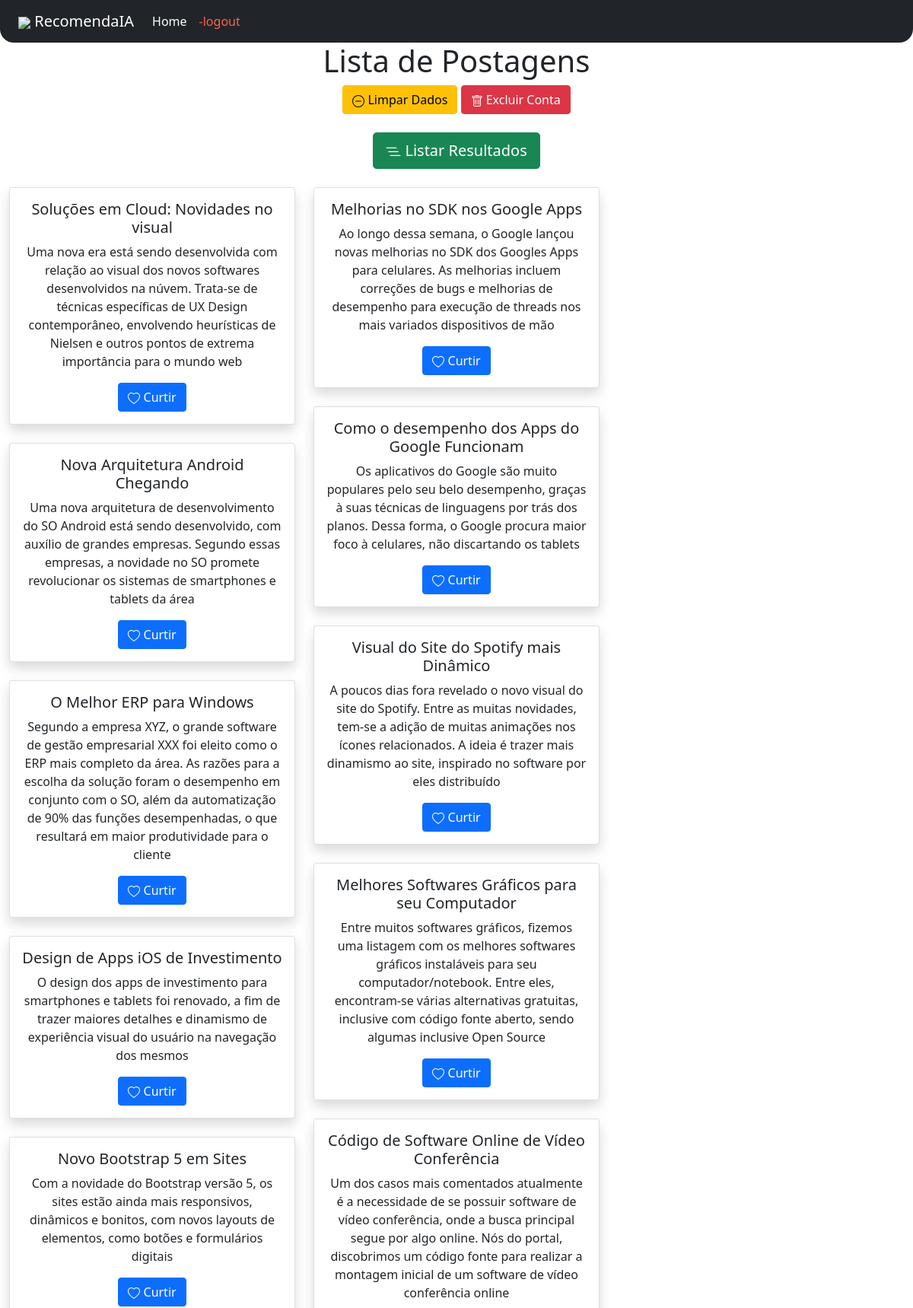
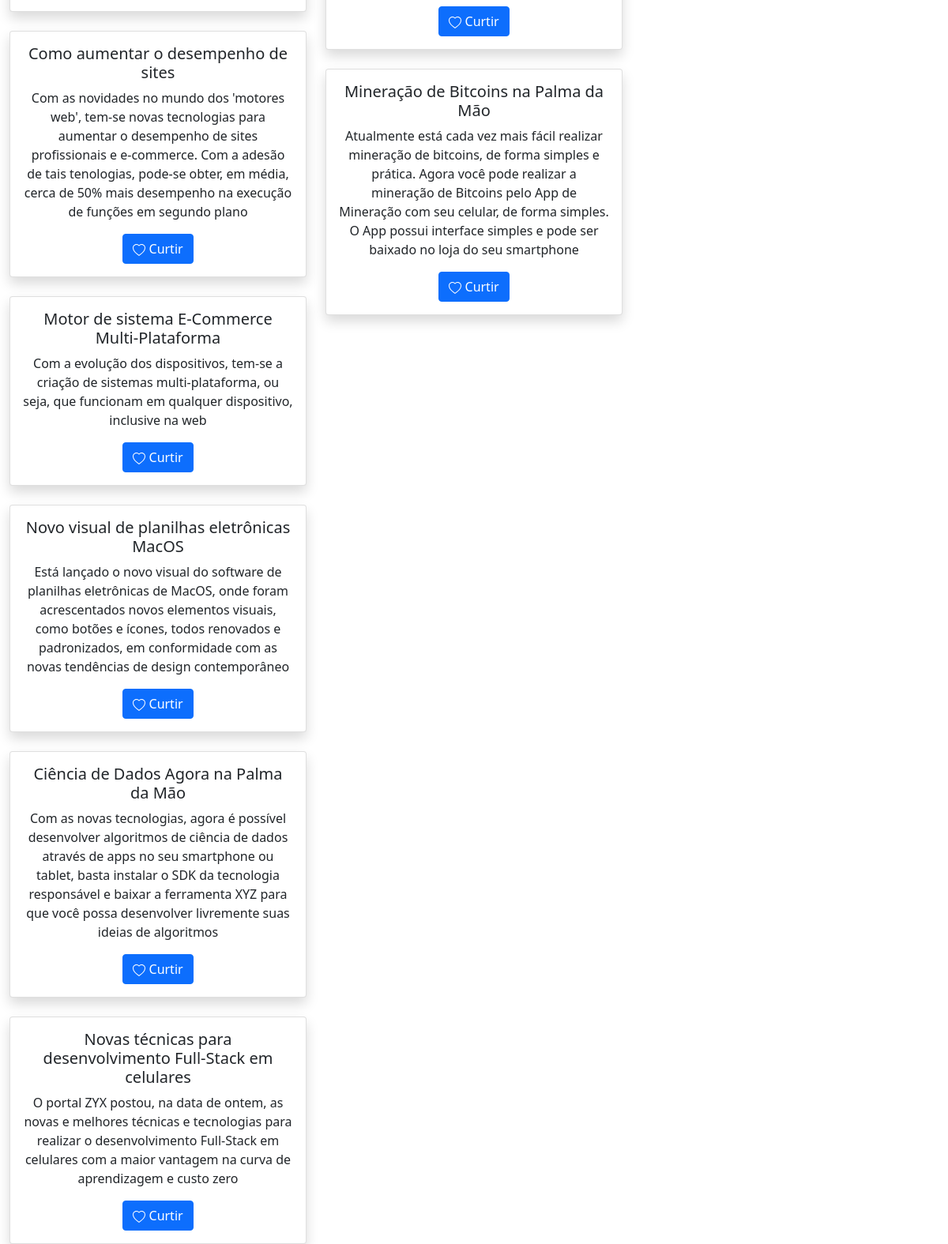
Before: /painel.php with the older database file (2 pictures, top to bottom).
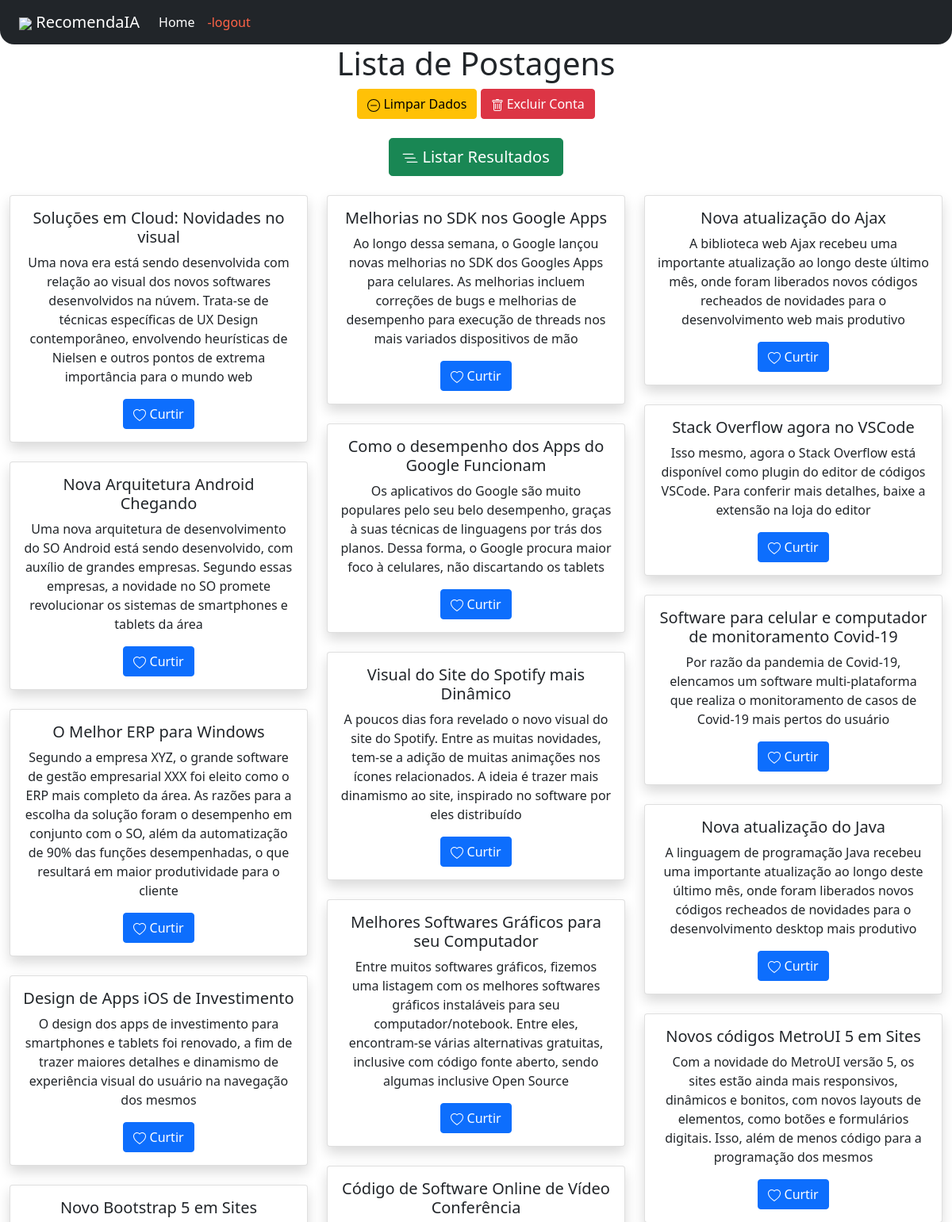
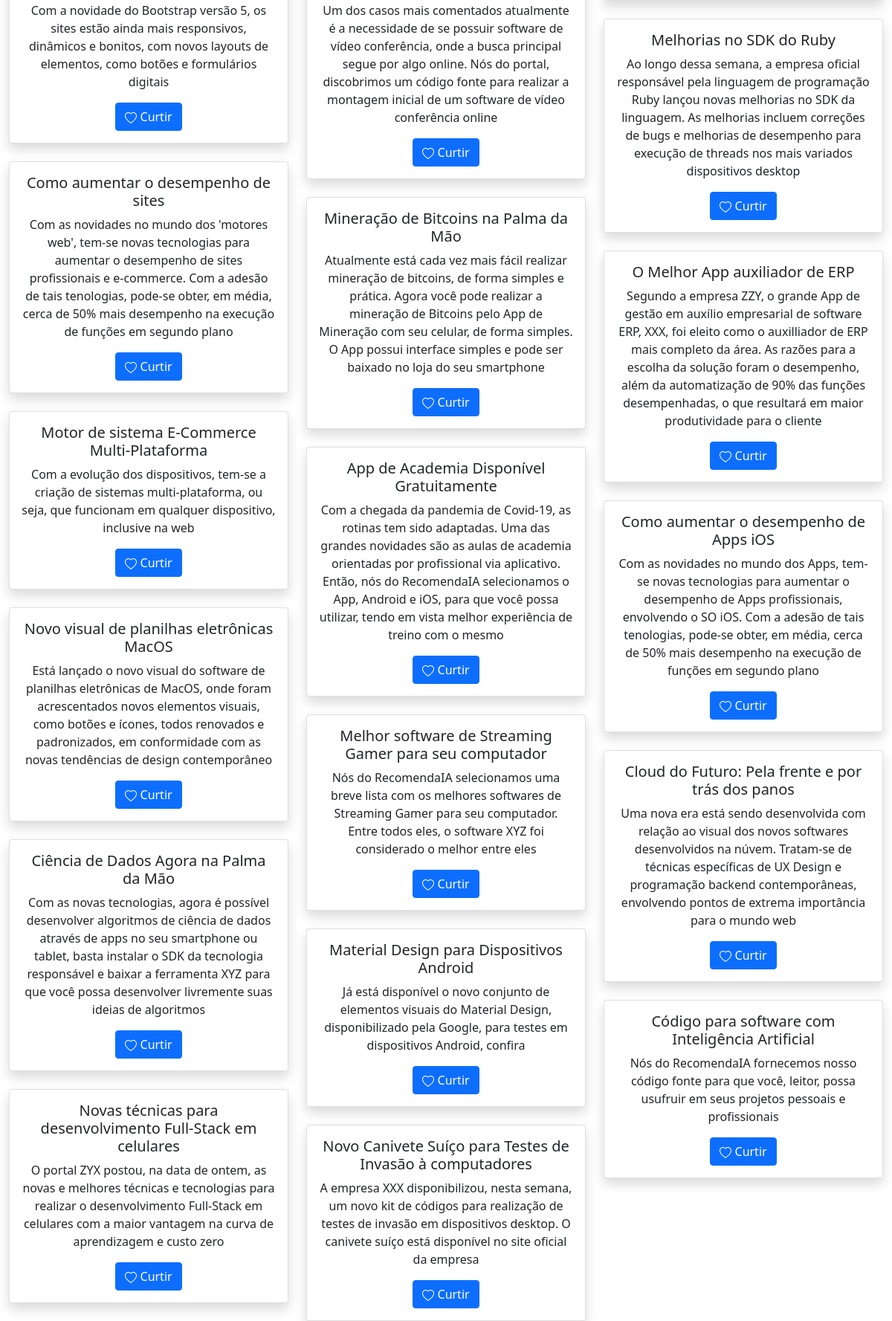
After: the same page with the newer database file (2 pictures, top to bottom).
### tables this page shows
CREATE TABLE postagem (
    id INT AUTO_INCREMENT PRIMARY KEY,
    titulo VARCHAR(300) NOT NULL,
    descricao VARCHAR(3000) NOT NULL,
    frontend BOOLEAN NOT NULL DEFAULT 0,
    backend BOOLEAN NOT NULL DEFAULT 0,
    desktop BOOLEAN NOT NULL DEFAULT 0,
    mobile BOOLEAN NOT NULL DEFAULT 0,
    web BOOLEAN NOT NULL DEFAULT 0
);

### painel.php (the view, shortened to what this page needs)
<?php
    require_once 'cabecalho.php';
?>
<div class="row">
    <div class="col-sm-12" id="navbar">
        <nav class="navbar navbar-expand-lg navbar-dark bg-dark" id="menu">
            <div class="container-fluid">
                <a class="navbar-brand" href="painel.php"><img src="https://img.icons8.com/color/24/000000/artificial-intelligence.png"/> RecomendaIA</a>
                <div class="collapse navbar-collapse" id="navbarNav">
                    <ul class="navbar-nav">
                        <li class="nav-item"><a class="nav-link active" aria-current="page" href="painel.php">Home</a></li>
                        <li class="nav-item"><a class="nav-link" href="logout.php" id="logout"><?=$_SESSION['nome']?>-logout</a></li>
                    </ul>
                </div>
            </div>
        </nav>
    </div>
</div>
<div class="row">
    <div class="col-sm-12 text-center">
        <h1>Lista de Postagens</h1>
        <a href="limparDados.php" class="btn btn-warning"><svg xmlns='http://www.w3.org/2000/svg' width='1em' height='1em' fill='currentColor' class='bi bi-dash-circle' viewBox='0 0 16 16'><path d='M8 15A7 7 0 1 1 8 1a7 7 0 0 1 0 14zm0 1A8 8 0 1 0 8 0a8 8 0 0 0 0 16z'/><path d='M4 8a.5.5 0 0 1 .5-.5h7a.5.5 0 0 1 0 1h-7A.5.5 0 0 1 4 8z'/></svg> Limpar Dados</a>
        <a href="excluirConta.php" class="btn btn-danger"> Excluir Conta</a>
        <?php
            $r = $db->prepare("SELECT COUNT(idUsuario) FROM usuario_postagem WHERE idUsuario=?");
            $r->execute(array($_SESSION['id']));
            if($r->rowCount()==1) {echo "<br><br><a href='listarResultados.php' class='btn btn-success btn-lg'><svg xmlns='http://www.w3.org/2000/svg' width='1em' height='1em' fill='currentColor' class='bi bi-list-nested' viewBox='0 0 16 16'><path fill-rule='evenodd' d='M4.5 11.5A.5.5 0 0 1 5 11h10a.5.5 0 0 1 0 1H5a.5.5 0 0 1-.5-.5zm-2-4A.5.5 0 0 1 3 7h10a.5.5 0 0 1 0 1H3a.5.5 0 0 1-.5-.5zm-2-4A.5.5 0 0 1 1 3h10a.5.5 0 0 1 0 1H1a.5.5 0 0 1-.5-.5z'/></svg> Listar Resultados</a>";}
        ?>
        <br>
    </div>
    <div class="col-sm-4">
        <?php
            $r = $db->query("SELECT * FROM postagem WHERE id<=10");
            $linhas = $r->fetchAll(PDO::FETCH_ASSOC);
            foreach($linhas as $l) {
                echo "
                    <br>
                    <div class='card text-center shadow bg-body rounded'>
                        <div class='card-body'>
                            <h5 class='card-title'>".$l['titulo']."</h5>
                            <p class='card-text'>".$l['descricao']."</p>
                            <a href='curtirPostagem.php?idPostagem=".$l['id']."' class='btn btn-primary'><svg xmlns='http://www.w3.org/2000/svg' width='1em' height='1em' fill='currentColor' class='bi bi-heart' viewBox='0 0 16 16'><path d='M8 2.748l-.717-.737C5.6.281 2.514.878 1.4 3.053c-.523 1.023-.641 2.5.314 4.385.92 1.815 2.834 3.989 6.286 6.357 3.452-2.368 5.365-4.542 6.286-6.357.955-1.886.838-3.362.314-4.385C13.486.878 10.4.28 8.717 2.01L8 2.748zM8 15C-7.333 4.868 3.279-3.04 7.824 1.143c.06.055.119.112.176.171a3.12 3.12 0 0 1 .176-.17C12.72-3.042 23.333 4.867 8 15z'/></svg> Curtir</a>
                        </div>
                    </div>
                ";
            }
        ?>
    </div>
    <div class="col-sm-4">
        <?php
            $r = $db->query("SELECT * FROM postagem WHERE id>10 AND id<=20");
            $linhas = $r->fetchAll(PDO::FETCH_ASSOC);
            foreach($linhas as $l) {
                echo "
                    <br>
                    <div class='card text-center shadow bg-body rounded'>
                        <div class='card-body'>
                            <h5 class='card-title'>".$l['titulo']."</h5>
                            <p class='card-text'>".$l['descricao']."</p>
                            <a href='curtirPostagem.php?idPostagem=".$l['id']."' class='btn btn-primary'><svg xmlns='http://www.w3.org/2000/svg' width='1em' height='1em' fill='currentColor' class='bi bi-heart' viewBox='0 0 16 16'><path d='M8 2.748l-.717-.737C5.6.281 2.514.878 1.4 3.053c-.523 1.023-.641 2.5.314 4.385.92 1.815 2.834 3.989 6.286 6.357 3.452-2.368 5.365-4.542 6.286-6.357.955-1.886.838-3.362.314-4.385C13.486.878 10.4.28 8.717 2.01L8 2.748zM8 15C-7.333 4.868 3.279-3.04 7.824 1.143c.06.055.119.112.176.171a3.12 3.12 0 0 1 .176-.17C12.72-3.042 23.333 4.867 8 15z'/></svg> Curtir</a>
                        </div>
                    </div>
                ";
            }
        ?>
    </div>
    <div class="col-sm-4">
        <?php
            $r = $db->query("SELECT * FROM postagem WHERE id>20 AND id<=30");
            $linhas = $r->fetchAll(PDO::FETCH_ASSOC);
            foreach($linhas as $l) {
                echo "
                    <br>
                    <div class='card text-center shadow bg-body rounded'>
                        <div class='card-body'>
                            <h5 class='card-title'>".$l['titulo']."</h5>
                            <p class='card-text'>".$l['descricao']."</p>
                            <a href='curtirPostagem.php?idPostagem=".$l['id']."' class='btn btn-primary'><svg xmlns='http://www.w3.org/2000/svg' width='1em' height='1em' fill='currentColor' class='bi bi-heart' viewBox='0 0 16 16'><path d='M8 2.748l-.717-.737C5.6.281 2.514.878 1.4 3.053c-.523 1.023-.641 2.5.314 4.385.92 1.815 2.834 3.989 6.286 6.357 3.452-2.368 5.365-4.542 6.286-6.357.955-1.886.838-3.362.314-4.385C13.486.878 10.4.28 8.717 2.01L8 2.748zM8 15C-7.333 4.868 3.279-3.04 7.824 1.143c.06.055.119.112.176.171a3.12 3.12 0 0 1 .176-.17C12.72-3.042 23.333 4.867 8 15z'/></svg> Curtir</a>
                        </div>
                    </div>
                ";
            }
        ?>
    </div>
</div>
<?php require_once 'rodape.php'; ?>

### cabecalho.php (shortened to what this page needs)
<!DOCTYPE html>
<html lang="pt-br">
<head>
    <link href="https://cdn.jsdelivr.net/npm/bootstrap@5.0.0-beta2/dist/css/bootstrap.min.css" rel="stylesheet">
    <link rel="stylesheet" href="estilo.css">
</head>
<body>
<div class="container-fluid">

### rodape.php
</div>
</body>
</html>

### estilo.css (style rules this page uses)
#navbar { padding: 0%; }
#menu { border-radius: 0px 0px 18px 18px; }
#logout { color: tomato; }
* { box-sizing: border-box; }

Changed rows visible on the page:
added postagem: titulo "App de Academia Disponível Gratuitamente", descricao "Com a chegada da pandemia de Covid-19, as rotinas tem sido adaptadas. Uma das grandes novidades são as aulas de academia orientadas por profissional via aplicativo. Então, nós do RecomendaIA selecionamos o App, Android e iOS, para que você possa utilizar, tendo em vista melhor experiência de treino com o mesmo"
added postagem: titulo "Melhor software de Streaming Gamer para seu computador", descricao "Nós do RecomendaIA selecionamos uma breve lista com os melhores softwares de Streaming Gamer para seu computador. Entre todos eles, o software XYZ foi considerado o melhor entre eles"
added postagem: titulo "Material Design para Dispositivos Android", descricao "Já está disponível o novo conjunto de elementos visuais do Material Design, disponibilizado pela Google, para testes em dispositivos Android, confira"
added postagem: titulo "Novo Canivete Suíço para Testes de Invasão à computadores", descricao "A empresa XXX disponibilizou, nesta semana, um novo kit de códigos para realização de testes de invasão em dispositivos desktop. O canivete suíço está disponível no site oficial da empresa"
added postagem: titulo "Nova atualização do Ajax", descricao "A biblioteca web Ajax recebeu uma importante atualização ao longo deste último mês, onde foram liberados novos códigos recheados de novidades para o desenvolvimento web mais produtivo"
added postagem: titulo "Stack Overflow agora no VSCode", descricao "Isso mesmo, agora o Stack Overflow está disponível como plugin do editor de códigos VSCode. Para conferir mais detalhes, baixe a extensão na loja do editor"
added postagem: titulo "Software para celular e computador de monitoramento Covid-19", descricao "Por razão da pandemia de Covid-19, elencamos um software multi-plataforma que realiza o monitoramento de casos de Covid-19 mais pertos do usuário"
added postagem: titulo "Nova atualização do Java", descricao "A linguagem de programação Java recebeu uma importante atualização ao longo deste último mês, onde foram liberados novos códigos recheados de novidades para o desenvolvimento desktop mais produtivo"
added postagem: titulo "Novos códigos MetroUI 5 em Sites", descricao "Com a novidade do MetroUI versão 5, os sites estão ainda mais responsivos, dinâmicos e bonitos, com novos layouts de elementos, como botões e formulários digitais. Isso, além de menos código para a programação dos mesmos"
added postagem: titulo "Melhorias no SDK do Ruby", descricao "Ao longo dessa semana, a empresa oficial responsável pela linguagem de programação Ruby lançou novas melhorias no SDK da linguagem. As melhorias incluem correções de bugs e melhorias de desempenho para execução de threads nos mais variados dispositivos desktop"
added postagem: titulo "O Melhor App auxiliador de ERP", descricao "Segundo a empresa ZZY, o grande App de gestão em auxílio empresarial de software ERP, XXX, foi eleito como o auxilliador de ERP mais completo da área. As razões para a escolha da solução foram o desempenho, além da automatização de 90% das funções desempenhadas, o que resultará em maior produtividade para o cliente"
added postagem: titulo "Como aumentar o desempenho de Apps iOS", descricao "Com as novidades no mundo dos Apps, tem-se novas tecnologias para aumentar o desempenho de Apps profissionais, envolvendo o SO iOS. Com a adesão de tais tenologias, pode-se obter, em média, cerca de 50% mais desempenho na execução de funções em segundo plano"
added postagem: titulo "Cloud do Futuro: Pela frente e por trás dos panos", descricao "Uma nova era está sendo desenvolvida com relação ao visual dos novos softwares desenvolvidos na núvem. Tratam-se de técnicas específicas de UX Design e programação backend contemporâneas, envolvendo pontos de extrema importância para o mundo web"
added postagem: titulo "Código para software com Inteligência Artificial", descricao "Nós do RecomendaIA fornecemos nosso código fonte para que você, leitor, possa usufruir em seus projetos pessoais e profissionais"
